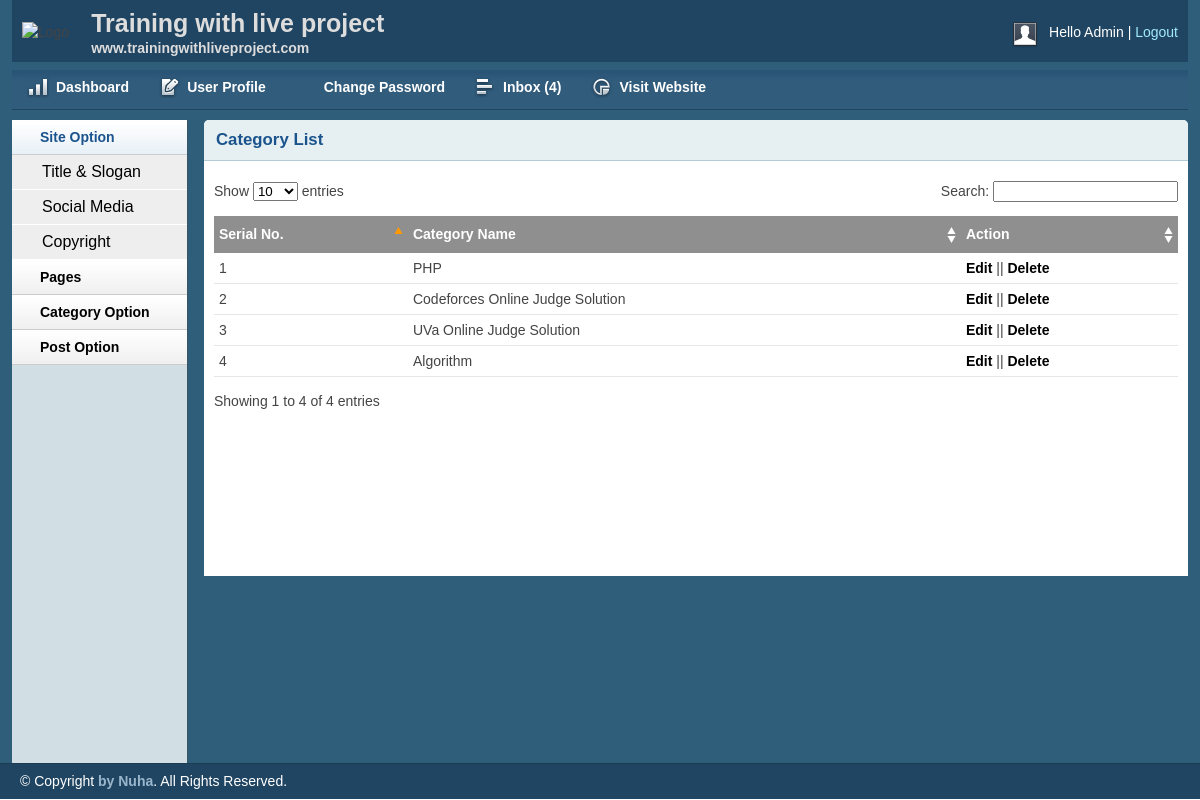
Screenshot of /Blog/admin/catlist.php (signed in) with the database file from the repository.
### tables this page shows
CREATE TABLE `tbl_catagory` (
  `id` int(11) NOT NULL,
  `name` varchar(50) NOT NULL
);

### Blog/lib/Database.php (called while the page is built, shortened)
<?php
Class Database{
	public $host   = DB_HOST;
	public $user   = DB_USER;
	public $pass   = DB_PASS;
	public $dbname = DB_NAME;
	public $link;
	private function connectDB(){
	$this->link = new mysqli($this->host, $this->user, $this->pass, $this->dbname);
 }
	public function select($query){
		$result = $this->link->query($query) or die($this->link->error.__LINE__);
		if($result->num_rows > 0){
			return $result;
		} else {
			return false;
		}
	}
}

### Blog/admin/catlist.php (the view, shortened to what this page needs)
<?php
    include 'inc/header.php';
    include 'inc/sidebar.php';
?>
<div class="grid_10">
    <div class="box round first grid">
        <h2>Category List</h2>
        <div class="block">
            <table class="data display datatable" id="example">
			<thead>
				<tr>
					<th>Serial No.</th>
					<th>Category Name</th>
					<th>Action</th>
				</tr>
			</thead>
			<tbody>
            <?php
                $query = "SELECT * FROM tbl_catagory order by id desc";
                $category = $db->select($query);
                if ($category) {
                    $i = 0;
                    while ($result = $category->fetch_assoc()) {
                        $i++;
            ?>
				<tr class="odd gradeX">
					<td> <?php echo $i ?> </td>
					<td> <?php echo $result['name'] ?> </td>
					<td>
                        <a href="editcat.php?catid=<?php echo $result['id'] ?>"> Edit </a> ||
                        <a onclick="return confirm('Are you sure to delete?')"
                        href="?delcat=<?php echo $result['id'] ?>"> Delete </a>
                    </td>
				</tr>
            <?php } } ?>
			</tbody>
		    </table>
        </div>
    </div>
</div>
<?php
    include 'inc/footer.php';
?>

### Blog/admin/css/text.css (style rules this page uses)
body { font: 13px/1.5 Tahoma, Helvetica, Arial, 'Liberation Sans', FreeSans, sans-serif; }
h2 { font-size: 23px; }
p, dl, hr, h1, h2, h3, h4, h5, h6, ol, ul, pre, table, address, fieldset { margin-bottom: 20px; }

### Blog/admin/css/grid.css (style rules this page uses)
.grid_1, .grid_2, .grid_3, .grid_4, .grid_5, .grid_6, .grid_7, .grid_8, .grid_9, .grid_10, .grid_11, .grid_12, .grid_13, .grid_14, .grid_15, .grid_16 { display: inline; float: left; margin-left: 1%; margin-right: 1%; }
.container_12 .grid_10 { width: 81.333%; }

### Blog/admin/css/layout.css (style rules this page uses)
body { background: #fff none repeat scroll 0 0; color: #444; font-size: 14px; padding: 0; }
a { color: #000; font-weight:bold; text-decoration: none; }
h1, h2, h3, h4, h5, h6 { line-height:1.2em; margin-bottom:.3em; }
h2 { margin-top:1em; }
.box { background:#fff; margin-bottom:20px; padding:10px 10px 10px 10px; margin-left:-8px; }
.box.grid { padding-bottom:40px; }
.box.round { -moz-border-radius: 5px 5px 0px 0px; -webkit-border-radius: 5px 5px 0px 0px; border-radius: 5px 5px 0px 0px; }
.box h2 { font-size:1.2em; font-weight:bold; color:#1B548D; background:#E6F0F3; margin:-10px -10px 0 -10px; padding:10px 12px; border-bottom:1px solid #B3CBD6; -moz-border-radius: 5px 5px 0px 0px; -webkit-border-radius: 5px 5px 0px 0px; border-radius: 5px 5px 0px 0px; }
.box.first { min-height: 406px; }
.block { padding-top:20px; }
.block { padding-bottom:1px; }
table.display { margin: 0 auto; clear: both; width: 100%; }
.sorting_asc { background: #8f8f8f url(../img/table/sort_asc.png) no-repeat center right; padding:8px 5px; text-align:left; color:#fff; }
.sorting { background:#8f8f8f url(../img/table/sort_both.png) no-repeat center right; padding:8px 5px; text-align:left; color:#fff; }
tr.odd { height: 30px; line-height: 30px; border-bottom:1px solid #e6e6e6; }
tr.even { height: 30px; line-height: 30px; border-bottom:1px solid #e6e6e6; }
tr.odd td, tr.even td { padding-left:5px; }

### rows the page displays
tbl_catagory: name "PHP"
tbl_catagory: name "Codeforces Online Judge Solution"
tbl_catagory: name "UVa Online Judge Solution"
tbl_catagory: name "Algorithm"

### other values shown
$count "4"
